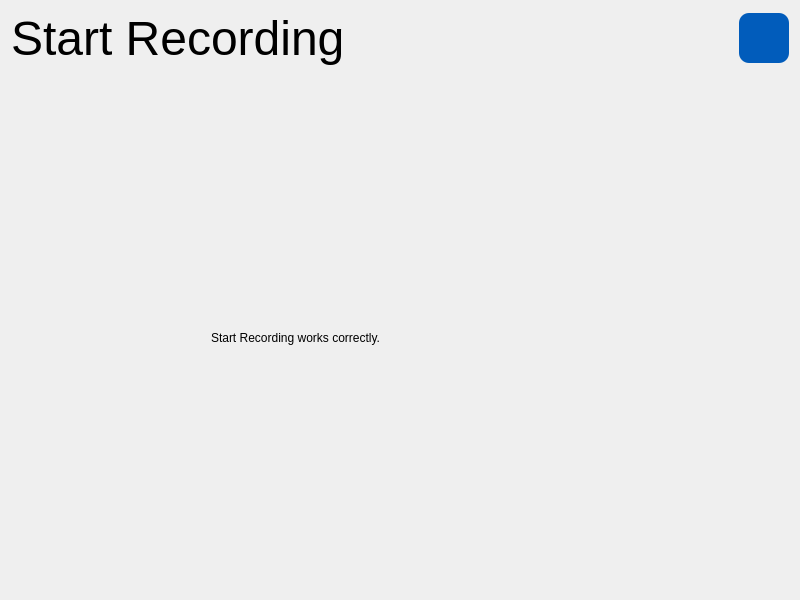
<?xml version="1.0" encoding="UTF-8"?>
<ui version="4.0">
 <class>Widget</class>
 <widget class="QWidget" name="Widget">
  <property name="geometry">
   <rect>
    <x>0</x>
    <y>0</y>
    <width>800</width>
    <height>600</height>
   </rect>
  </property>
  <property name="sizePolicy">
   <sizepolicy hsizetype="Expanding" vsizetype="Expanding">
    <horstretch>0</horstretch>
    <verstretch>0</verstretch>
   </sizepolicy>
  </property>
  <property name="maximumSize">
   <size>
    <width>3840</width>
    <height>2160</height>
   </size>
  </property>
  <property name="windowTitle">
   <string>Start Recording</string>
  </property>
  <layout class="QVBoxLayout" name="verticalLayout">
   <item>
    <layout class="QHBoxLayout" name="horizontalLayout_4">
     <property name="sizeConstraint">
      <enum>QLayout::SizeConstraint::SetMaximumSize</enum>
     </property>
     <item>
      <widget class="QLabel" name="widget_title">
       <property name="maximumSize">
        <size>
         <width>16777215</width>
         <height>100</height>
        </size>
       </property>
       <property name="font">
        <font>
         <family>Arial</family>
         <pointsize>36</pointsize>
        </font>
       </property>
       <property name="text">
        <string>Start Recording</string>
       </property>
      </widget>
     </item>
     <item>
      <spacer name="horizontalSpacer">
       <property name="orientation">
        <enum>Qt::Orientation::Horizontal</enum>
       </property>
       <property name="sizeHint" stdset="0">
        <size>
         <width>40</width>
         <height>20</height>
        </size>
       </property>
      </spacer>
     </item>
     <item>
      <widget class="QPushButton" name="button_info">
       <property name="minimumSize">
        <size>
         <width>50</width>
         <height>50</height>
        </size>
       </property>
       <property name="maximumSize">
        <size>
         <width>50</width>
         <height>50</height>
        </size>
       </property>
       <property name="styleSheet">
        <string notr="true">QPushButton {
    color: rgb(255, 255, 255);
    background-color: rgb(1, 92, 187);
    border: 1px;
    border-radius: 10px;
}

QPushButton:hover {
    color: rgb(220,221,229);
    background-color: rgb(37, 150, 190);
}

QPushButton:pressed {
    color: rgb(220,221,229);
    background-color: rgb(37, 150, 190);
}</string>
       </property>
       <property name="text">
        <string/>
       </property>
       <property name="icon">
        <iconset theme="QIcon::ThemeIcon::DialogInformation"/>
       </property>
       <property name="iconSize">
        <size>
         <width>40</width>
         <height>40</height>
        </size>
       </property>
      </widget>
     </item>
    </layout>
   </item>
   <item>
    <widget class="QWidget" name="widget_body" native="true">
     <property name="sizePolicy">
      <sizepolicy hsizetype="Expanding" vsizetype="Expanding">
       <horstretch>0</horstretch>
       <verstretch>0</verstretch>
      </sizepolicy>
     </property>
     <property name="maximumSize">
      <size>
       <width>3840</width>
       <height>2160</height>
      </size>
     </property>
     <widget class="QLabel" name="label_body">
      <property name="geometry">
       <rect>
        <x>200</x>
        <y>160</y>
        <width>391</width>
        <height>211</height>
       </rect>
      </property>
      <property name="font">
       <font>
        <bold>false</bold>
       </font>
      </property>
      <property name="text">
       <string>Start Recording works correctly.</string>
      </property>
     </widget>
    </widget>
   </item>
  </layout>
 </widget>
 <resources/>
 <connections/>
</ui>
